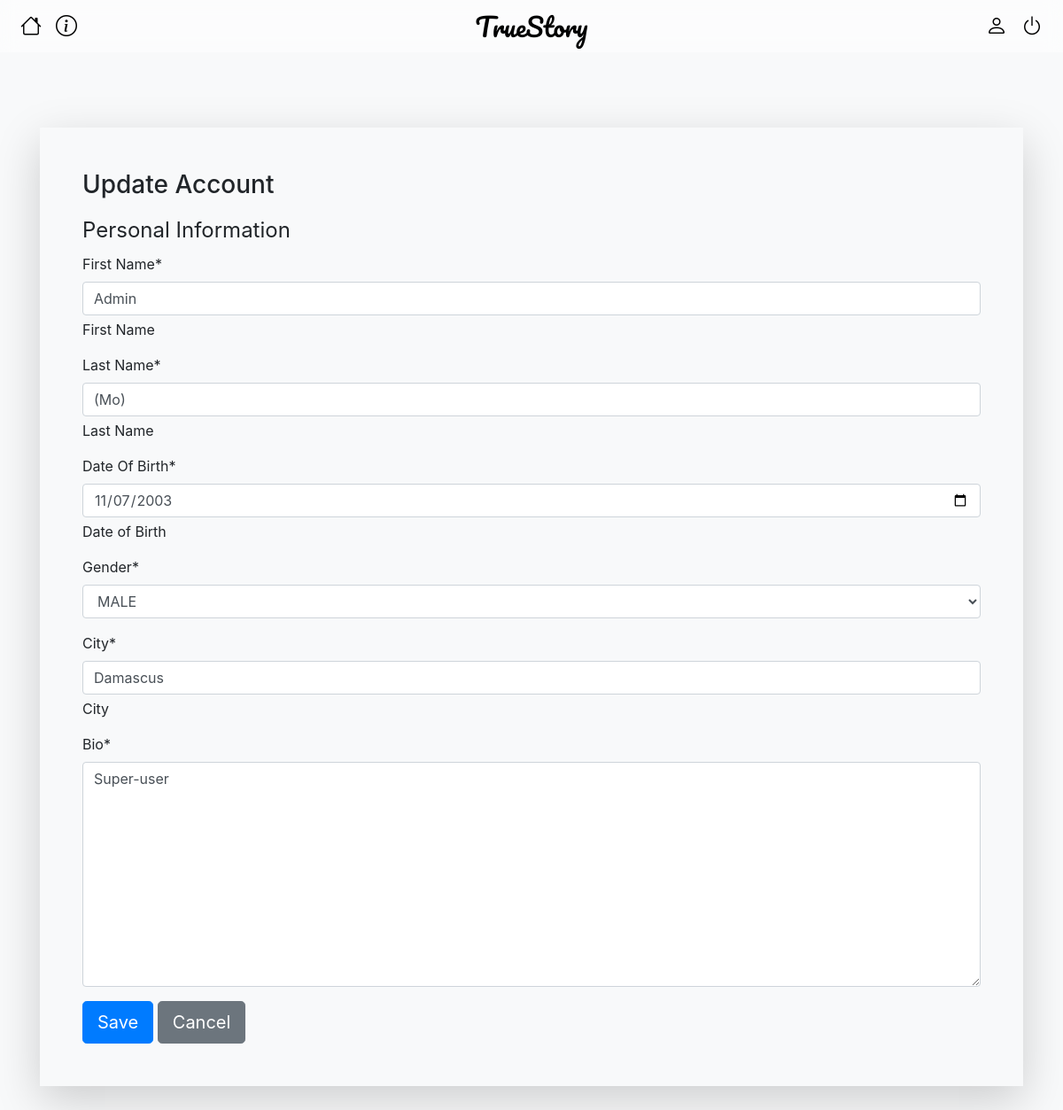
Before: /account/2/update/0 (signed in) with the older database file.
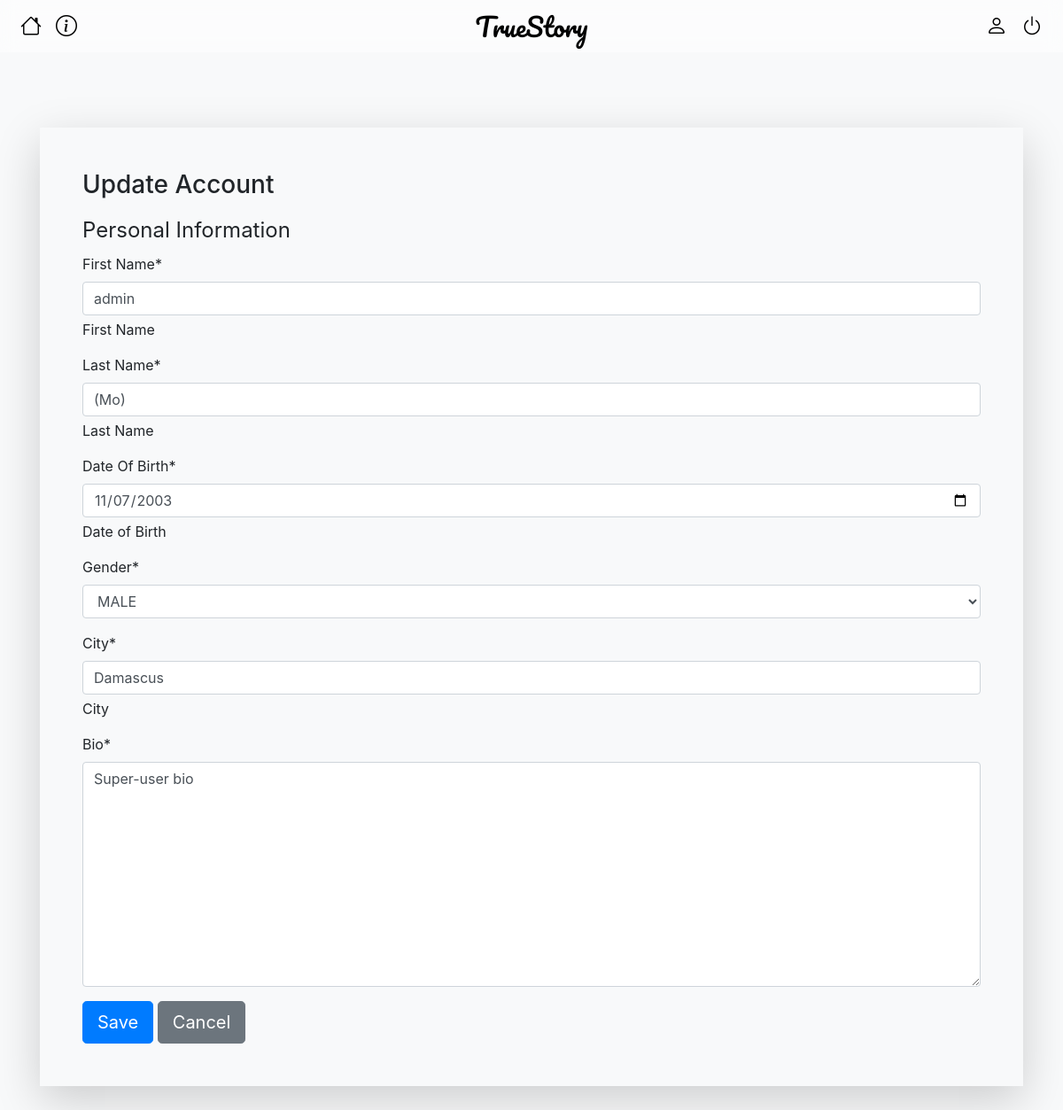
After: the same page with the newer database file.
### mainapp/models.py (models this page shows, shortened)
class Account(models.Model):
    user = models.OneToOneField(CustomUser, on_delete=models.CASCADE, primary_key=True)
    first_name = models.CharField("First Name", max_length=100)
    last_name = models.CharField("Last Name", max_length=100)
    date_of_birth = models.DateField("Date Of Birth",)
    gender = models.CharField("Gender", max_length=8, choices=[("MALE", "MALE"), ("FEMALE", "FEMALE")])
    city = models.CharField("City", max_length=50)
    bio = models.TextField("Bio", max_length=1000)
    last_api_call = models.DateTimeField(null=True, blank=True)

### mainapp/views/account.py (the view, shortened to what this page needs)
class AccountUpdateView(LoginRequiredMixin, UserPassesTestMixin, UpdateView):
    model = Account
    form_class = AccountUpdateForm
    template_name = 'mainapp/account/account_update.html'
    def test_func(self):
        return self.get_object().user.id == self.request.user.id

### mainapp/forms/account.py
class AccountUpdateForm(AccountBaseForm):
    class Meta(AccountBaseForm.Meta):
        model = Account
    def __init__(self, *args, **kwargs):
        super(AccountUpdateForm, self).__init__(*args, **kwargs)
        self.helper = FormHelper()
        cancel_url = reverse('account_detail', kwargs={'pk': self.instance.pk})
        self.helper.layout = Layout(
            Fieldset(
                "Personal Information",
                "first_name",
                "last_name",
                "date_of_birth",
                "gender",
                "city",
                "bio",
            ),
             ButtonHolder(
                Submit("submit", "Save", css_class="btn-primary btn-lg"),
                HTML(f'<a class="btn btn-secondary btn-lg" href="{cancel_url}">Cancel</a>')
            ),
        )

### mainapp/templates/mainapp/account/account_update.html
{% extends "mainapp/bases/update_form_base.html" %}
{% block h2 %}Update Account{% endblock %}

### mainapp/templates/mainapp/bases/update_form_base.html (shortened to what this page needs)
{% extends "base.html" %}
{% load crispy_forms_tags %}
{% block content %}
<div class="container mt-5 shadow-lg bg-light p-5">
    <h3 class="mb-3">{%block h2%}h2 block{%endblock%}</h3>
    {% crispy form %}
</div>
{% endblock %}

Changed rows visible on the page:
changed Account "(Mo)": first_name "Admin" → "admin"; bio "Super-user" → "Super-user bio"
